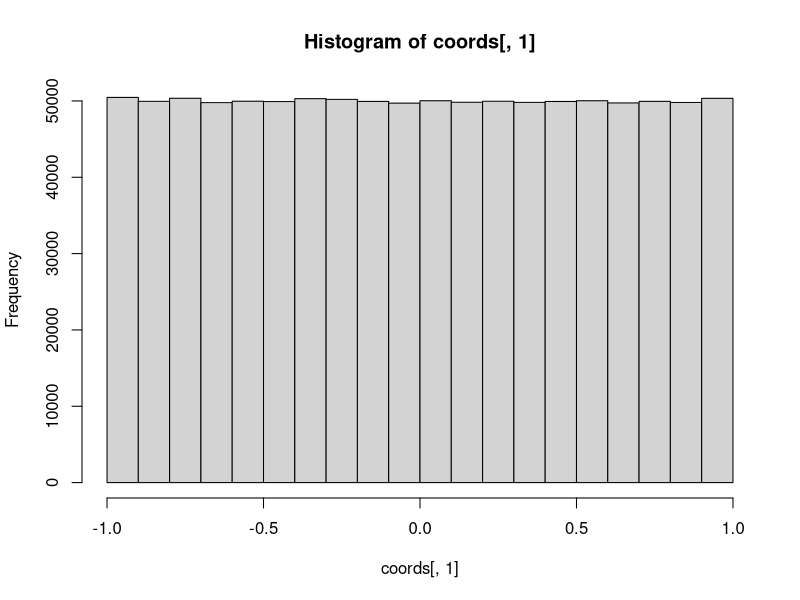
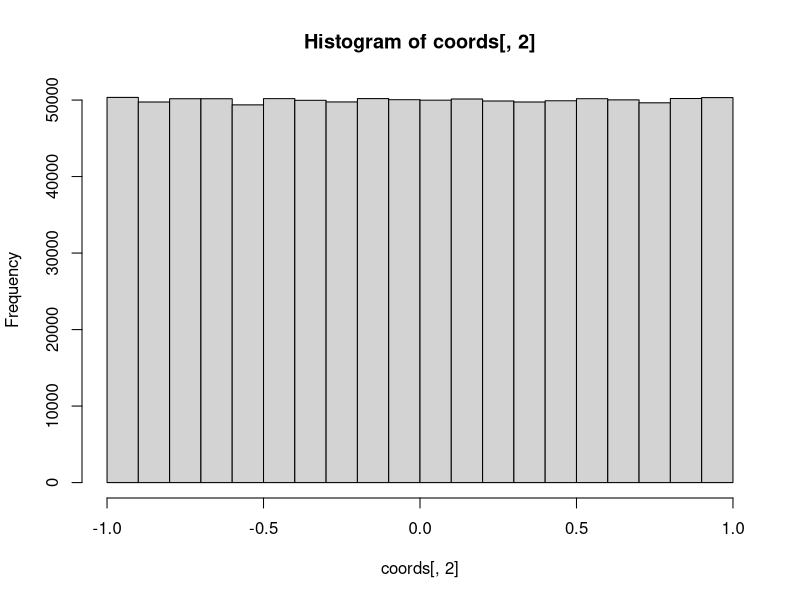

Write the R code that produced these figures, in order.
# A function that determines whether (x, y) is inside a circle of radius 1
# Returns 1 if true, 0 if false
is.inside.circle <- function(vec){
  ifelse(vec[1]**2 + vec[2]**2 <= 1, 1, 0)
}

# Let number of coordinates equal 1000000
n <- 10**6

# Generate n coordinates using runif as an [x, y] matrix
coords <- cbind(runif(n, -1, 1), runif(n, -1, 1))

# Plot histograms of our random coordinates
hist(coords[,1])
hist(coords[,2])

# Pass coords to is.inside.circle and get 1 or 0 for each
# Store this result in a vector
test.vector <- apply(coords, 1, FUN='is.inside.circle')

# Sum of test.vector gives us the number of points inside the circle
# Length gives the total number which is equal to n = 10**6
# We multiply that by the area of a square with side=1 to get estimate of pi
pi.estimate <- sum(test.vector)/length(test.vector)*4



# Estimate pi n times with a given sample size for each estimate
pi.estimates.n <- function(sample.size, trials){
  pi.estimates.array <- c()
  i <- 1
  while(i <= trials){
    i <- i + 1
    test.vector <- apply(cbind(runif(sample.size, -1, 1), runif(sample.size, -1, 1)), 1, FUN='is.inside.circle')
    pi.estimates.array <- rbind(pi.estimates.array, sum(test.vector)/length(test.vector)*4)
  }
  return(pi.estimates.array)
}